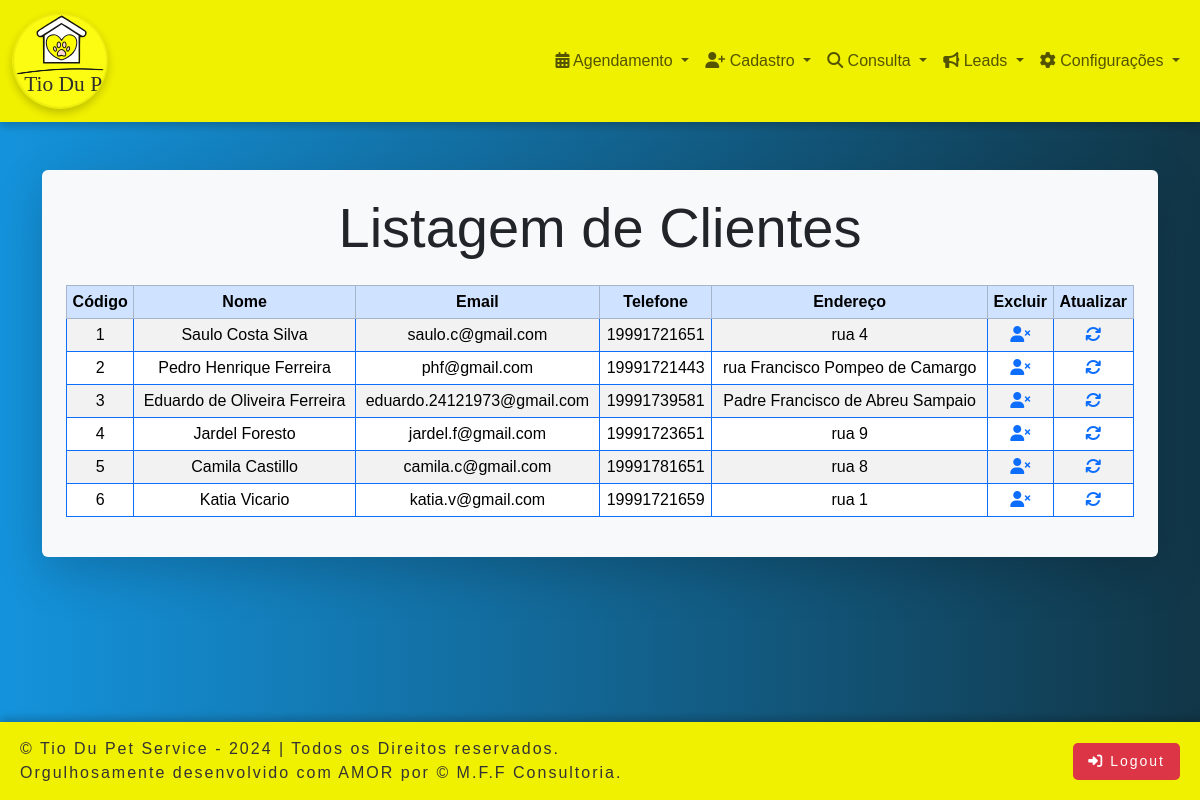
Screenshot of /office/cliente_listar.php (signed in) with the database file from the repository.
### tables this page shows
CREATE TABLE `cliente` (
  `id` int(11) NOT NULL,
  `nome` varchar(100) NOT NULL,
  `cpf` varchar(14) NOT NULL,
  `telefone` varchar(13) NOT NULL,
  `email` varchar(100) NOT NULL,
  `endereco` varchar(100) DEFAULT NULL,
  `numero` varchar(10) DEFAULT NULL,
  `complemento` varchar(20) DEFAULT NULL,
  `bairro` varchar(50) NOT NULL,
  `cep` varchar(10) NOT NULL,
  `cidade` varchar(50) NOT NULL,
  `estado` varchar(2) NOT NULL
);

### office/cliente_listar.php (the view, shortened to what this page needs)
<?php
include 'office_header.php';
?>
<head>
</head>
<body>
<?php
include 'conexaoAction.php';
echo '
<section>
    <div class="container mt-5">
        <div class="form-container shadow-lg p-4 rounded">
            <h1 class="text-center mb-4 display-4">Listagem de Clientes</h1>
            <table class="table table-sm table-striped table-hover table-bordered border-primary rounded">
                <thead class="table-primary text-center">
                    <tr>
                        <th>Código</th>
                        <th>Nome</th>
                        <th>Email</th>
                        <th>Telefone</th>
                        <th>Endereço</th>
                        <th>Excluir</th>
                        <th>Atualizar</th>
                    </tr>
                </thead>
                <tbody class="text-center">';
$sql = "SELECT * FROM cliente";
$resultado = $conexao->query($sql);
if ($resultado != null) {
    foreach ($resultado as $linha) {
        echo '<tr>';
        echo '<td>' . $linha['id'] . '</td>';
        echo '<td>' . $linha['nome'] . '</td>';
        echo '<td>' . $linha['email'] . '</td>';
        echo '<td>' . $linha['telefone'] . '</td>';
        echo '<td>' . $linha['endereco'] . '</td>';
        echo '<td>
                <a href="cliente_excluir.php?id=' . $linha['id'] . '&nome=' . $linha['nome'] . '">
                    <i class="fa fa-user-times"></i>
                </a>
              </td>';
        echo '<td>
                <a href="cliente_atualizar.php?id=' . $linha['id'] . '&nome=' . $linha['nome'] . '&email=' . $linha['email'] . '&telefone=' . $linha['telefone'] . '&endereco=' . $linha['endereco'] . '">
                    <i class="fa fa-refresh"></i>
                </a>
              </td>';
        echo '</tr>';
    }
}
echo '          </tbody>
            </table>
        </div>
    </div>
</section>';
?>
            <div style="height: 6vh;"></div>
</body>
<?php
include 'footer.php';
?>
</html>

### office/office_style.css (style rules this page uses)
.form-container { width: 100%; background-color: #f8f9fa; padding: 30px; border-radius: 10px; box-shadow: 0px 4px 12px rgba(0, 0, 0, 0.1); }

### office/office_header.php (style rules this page uses)
body { background: linear-gradient(to right, rgb(20, 147, 220), rgb(17, 54, 71)); margin: 0; font-family: sans-serif; font-size: 1rem; }

### office/footer.php (style rules this page uses)
body, html { height: 100%; display: flex; flex-direction: column; margin: 0; }

### rows the page displays
cliente: id "1", nome "Saulo Costa Silva", email "saulo.c@gmail.com", telefone "19991721651", endereco "rua 4"
cliente: id "2", nome "Pedro Henrique Ferreira", email "phf@gmail.com", telefone "19991721443", endereco "rua Francisco Pompeo de Camargo"
cliente: id "3", nome "Eduardo de Oliveira Ferreira", email "eduardo.24121973@gmail.com", telefone "19991739581", endereco "Padre Francisco de Abreu Sampaio"
cliente: id "4", nome "Jardel Foresto", email "jardel.f@gmail.com", telefone "19991723651", endereco "rua 9"
cliente: id "5", nome "Camila Castillo", email "camila.c@gmail.com", telefone "19991781651", endereco "rua 8"
cliente: id "6", nome "Katia Vicario", email "katia.v@gmail.com", telefone "19991721659", endereco "rua 1"
